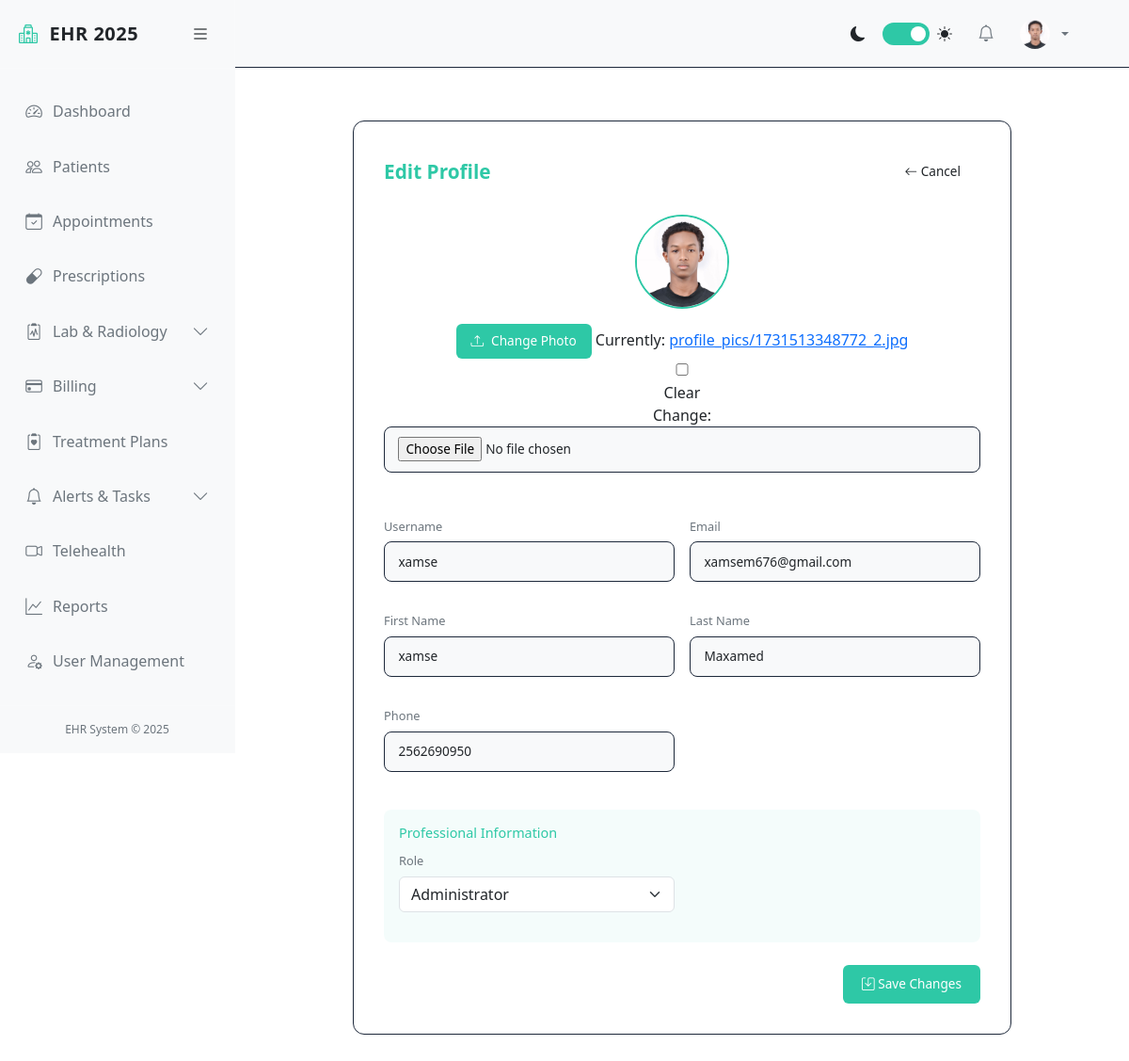
Page /accounts/profile/edit/ (signed in) on the committed database.
### accounts/models.py (models this page shows, shortened)
class User(AbstractUser):
    STATUS_CHOICES = [
        ('ACTIVE', 'Active'),
        ('INACTIVE', 'Inactive'),
        ('ON_LEAVE', 'On Leave'),
    ]
    ROLE_CHOICES = [
        ('ADMIN', 'Administrator'),
        ('DOCTOR', 'Doctor'),
        ('NURSE', 'Nurse'),
        ('STAFF', 'Staff'),
        ('PATIENT', 'Patient'),
    ]
    role = models.CharField(max_length=20, choices=ROLE_CHOICES, default='STAFF')
    phone_number = models.CharField(max_length=20, blank=True)
    license_number = models.CharField(max_length=100, blank=True)
    specialization = models.CharField(max_length=100, blank=True)
    department = models.CharField(max_length=100, blank=True)
    profile_picture = models.ImageField(upload_to='profile_pics/', null=True, blank=True)
    status = models.CharField(max_length=20, choices=STATUS_CHOICES, default='ACTIVE')  # <-- new
    is_verified = models.BooleanField(default=False)

### accounts/views.py (the view, shortened to what this page needs)
# urls.py: path('profile/edit/', views.ProfileUpdateView.as_view(), name='profile_edit'),
class ProfileUpdateView(LoginRequiredMixin, UpdateView):
    model = User
    form_class = UserForm
    template_name = 'accounts/profile_edit.html'
    def get_object(self):
        return self.request.user

### accounts/forms.py
class UserForm(UserChangeForm):
    password = None
    class Meta:
        model = User
        fields = [
            'username', 'email', 'first_name', 'last_name', 'role',
            'phone_number', 'license_number', 'specialization',
            'department', 'profile_picture', 'status', 'is_active',
            'is_staff', 'is_superuser'
        ]
        widgets = {
            'role': forms.Select(attrs={'class': 'form-select'}),
            'status': forms.Select(attrs={'class': 'form-select'}),
            'is_active': forms.CheckboxInput(attrs={'class': 'form-check-input'}),
            'is_staff': forms.CheckboxInput(attrs={'class': 'form-check-input'}),
            'is_superuser': forms.CheckboxInput(attrs={'class': 'form-check-input'}),
        }
    def __init__(self, *args, **kwargs):
        super().__init__(*args, **kwargs)
        self.fields['email'].required = True
        self.fields['first_name'].required = True
        self.fields['last_name'].required = True
        self.fields['role'].required = True

### ehr/templates/accounts/profile_edit.html (shortened to what this page needs)
{% extends 'ehr/base.html' %}
{% block content %}
<div class="profile-form">
    <div class="form-header">
        <h2 class="form-title">Edit Profile</h2>
        <a href="{% url 'profile' %}" class="btn btn-outline btn-sm">
            <i class="bi bi-arrow-left"></i> Cancel
        </a>
    </div>
    <form method="post" enctype="multipart/form-data">
        <div class="form-grid">
            <div class="form-group full-width">
                <div class="profile-picture-group">
                    {% if form.instance.profile_picture %}
                    <img src="{{ form.instance.profile_picture.url }}" class="profile-picture-preview" id="profile-picture-preview">
                    {% else %}
                    <div class="profile-picture-preview d-flex align-items-center justify-content-center" style="background-color: var(--bg-secondary);">
                        <i class="bi bi-person" style="font-size: 2.5rem; color: var(--text-secondary);"></i>
                    </div>
                    {% endif %}
                    <div class="profile-picture-upload">
                        <label for="{{ form.profile_picture.id_for_label }}" class="profile-picture-upload-label">
                            <i class="bi bi-upload"></i> Change Photo
                        </label>
                        {{ form.profile_picture }}
                    </div>
                </div>
            </div>
            <div class="form-group">
                <label for="{{ form.username.id_for_label }}" class="form-label">Username</label>
                {{ form.username }}
            </div>
            <div class="form-group">
                <label for="{{ form.email.id_for_label }}" class="form-label">Email</label>
                {{ form.email }}
            </div>
            <div class="form-group">
                <label for="{{ form.first_name.id_for_label }}" class="form-label">First Name</label>
                {{ form.first_name }}
            </div>
            <div class="form-group">
                <label for="{{ form.last_name.id_for_label }}" class="form-label">Last Name</label>
                {{ form.last_name }}
            </div>
            <div class="form-group">
                <label for="{{ form.phone_number.id_for_label }}" class="form-label">Phone</label>
                {{ form.phone_number }}
            </div>
            {% if user.is_staff %}
            <div class="professional-section">
                <h3 class="section-title">Professional Information</h3>
                <div class="form-grid">
                    <div class="form-group">
                        <label for="{{ form.role.id_for_label }}" class="form-label">Role</label>
                        {{ form.role }}
                    </div>
                </div>
            </div>
            {% endif %}
        </div>
        <div class="form-actions">
            <button type="submit" class="btn btn-primary">
                <i class="bi bi-save"></i> Save Changes
            </button>
        </div>
    </form>
</div>
{% endblock %}

### ehr/templates/ehr/base.html (shortened to what this page needs)
<!DOCTYPE html>
<html lang="en">
<head>
    <link href="https://cdn.jsdelivr.net/npm/bootstrap@5.3.0/dist/css/bootstrap.min.css" rel="stylesheet">
    <link rel="stylesheet" href="https://cdn.jsdelivr.net/npm/bootstrap-icons@1.10.0/font/bootstrap-icons.css">
</head>
<body>
    <div class="d-flex">
        <div class="sidebar" id="sidebar">
            <div class="sidebar-header">
                <a href="{% url 'dashboard' %}" class="sidebar-brand">
                    <i class="bi bi-hospital sidebar-brand-icon"></i>
                    <span id="sidebar-title">EHR 2025</span>
                </a>
                <button class="toggle-btn" id="toggle-sidebar">
                    <i class="bi bi-list"></i>
                </button>
            </div>
            <div class="px-2 py-3" style="height: calc(100% - 120px); overflow-y: auto;">
                <ul class="nav flex-column">
                    <li class="nav-item">
                        <a class="nav-link {% if request.resolver_match.url_name == 'dashboard' %}active{% endif %}"
                            href="{% url 'dashboard' %}">
                            <i class="bi bi-speedometer2"></i>
                            <span class="nav-link-text ms-2">Dashboard</span>
                        </a>
                    </li>
                    <li class="nav-item">
                        <a class="nav-link {% if 'patient' in request.resolver_match.url_name %}active{% endif %}"
                            href="{% url 'patient_list' %}">
                            <i class="bi bi-people"></i>
                            <span class="nav-link-text ms-2">Patients</span>
                        </a>
                    </li>
                    <li class="nav-item">
                        <a class="nav-link {% if 'appointment' in request.resolver_match.url_name %}active{% endif %}"
                            href="{% url 'appointment_list' %}">
                            <i class="bi bi-calendar-check"></i>
                            <span class="nav-link-text ms-2">Appointments</span>
                        </a>
                    </li>
                    <li class="nav-item">
                        <a class="nav-link {% if 'prescription' in request.resolver_match.url_name %}active{% endif %}"
                            href="{% url 'prescription_list' %}">
                            <i class="bi bi-capsule"></i>
                            <span class="nav-link-text ms-2">Prescriptions</span>
                        </a>
                    </li>
                    <li class="nav-item">
                        <a class="nav-link {% if 'lab_test' in request.resolver_match.url_name or 'imaging_study' in request.resolver_match.url_name %}active{% endif %}"
                            data-bs-toggle="collapse" href="#labRadCollapse">
                            <i class="bi bi-clipboard2-pulse"></i>
                            <span class="nav-link-text ms-2">Lab & Radiology</span>
                            <i class="bi bi-chevron-down collapse-icon ms-auto"></i>
                        </a>
                    </li>
                    <li class="nav-item">
                        <a class="nav-link {% if 'billing' in request.resolver_match.url_name or 'insurance' in request.resolver_match.url_name %}active{% endif %}"
                            data-bs-toggle="collapse" href="#billingCollapse">
                            <i class="bi bi-credit-card"></i>
                            <span class="nav-link-text ms-2">Billing</span>
                            <i class="bi bi-chevron-down collapse-icon ms-auto"></i>
                        </a>
                    </li>
                    <li class="nav-item">
                        <a class="nav-link {% if 'treatment_plan' in request.resolver_match.url_name %}active{% endif %}"
                            href="{% url 'treatment_plan_list' %}">
                            <i class="bi bi-clipboard2-heart"></i>
                            <span class="nav-link-text ms-2">Treatment Plans</span>
                        </a>
                    </li>
                    <li class="nav-item">
                        <a class="nav-link {% if 'alert' in request.resolver_match.url_name or 'task' in request.resolver_match.url_name %}active{% endif %}"
                            data-bs-toggle="collapse" href="#alertsTasksCollapse">
                            <i class="bi bi-bell"></i>
                            <span class="nav-link-text ms-2">Alerts & Tasks</span>
                            <i class="bi bi-chevron-down collapse-icon ms-auto"></i>
                        </a>
                    </li>
                    <li class="nav-item">
                        <a class="nav-link {% if 'telehealth' in request.resolver_match.url_name %}active{% endif %}"
                            href="{% url 'telehealth_session_list' %}">
                            <i class="bi bi-camera-video"></i>
                            <span class="nav-link-text ms-2">Telehealth</span>
                        </a>
                    </li>
                    <li class="nav-item">
                        <a class="nav-link {% if 'report' in request.resolver_match.url_name %}active{% endif %}"
                            href="{% url 'report_list' %}">
                            <i class="bi bi-graph-up"></i>
                            <span class="nav-link-text ms-2">Reports</span>
                        </a>
                    </li>
                    {% if user.is_authenticated and user.role == 'ADMIN' %}
                    <li class="nav-item">
                        <a class="nav-link {% if 'user' in request.resolver_match.url_name %}active{% endif %}"
                            href="{% url 'user_list' %}">
                            <i class="bi bi-person-gear"></i>
                            <span class="nav-link-text ms-2">User Management</span>
                        </a>
                    </li>
                    {% endif %}
                </ul>
            </div>
            <div class="sidebar-footer">
                EHR System &copy; 2025
            </div>
        </div>
        <div class="main-content flex-grow-1" id="main-content">
            <nav class="navbar navbar-expand-lg navbar-light bg-light border-bottom">
                <div class="container-fluid">
                    <div class="collapse navbar-collapse" id="navbarSupportedContent">
                        <ul class="navbar-nav ms-auto align-items-center">
                            <li class="nav-item me-3">
                                <div class="d-flex align-items-center">
                                    <i class="bi bi-moon-fill me-2"></i>
                                    <label class="theme-switch">
                                        <span class="slider"></span>
                                    </label>
                                    <i class="bi bi-sun-fill ms-2"></i>
                                </div>
                            </li>
                            <li class="nav-item dropdown me-2">
                                <a class="nav-link position-relative" href="#" id="notificationsDropdown" role="button"
                                    data-bs-toggle="dropdown">
                                    <i class="bi bi-bell"></i>
                                </a>
                            </li>
                            <li class="nav-item dropdown">
                                <a class="nav-link dropdown-toggle d-flex align-items-center" href="#" id="userDropdown"
                                    role="button" data-bs-toggle="dropdown">
                                    {% if user.profile_picture %}
                                    <img src="{{ user.profile_picture.url }}" class="rounded-circle me-2" width="32"
                                        height="32" alt="Profile">
                                    {% else %}
                                    <i class="bi bi-person-circle me-2"></i>
                                    {% endif %}
                                </a>
                                    </li>
                                </ul>
                    </div>
                </div>
            </nav>
            <div class="container-fluid py-4">
                {% block content %}{% endblock %}
            </div>
        </div>
    </div>
</body>
</html>

### ehr/templates/ehr/base.html (style rules this page uses)
:root { --bg-primary: #030817; --bg-secondary: #0b1120; --accent-color: #2ec8a6; --text-primary: #f8fafc; --text-secondary: #94a3b8; --sidebar-width: 250px; --navbar-height: 72px; --sidebar-collapsed-width: 80px; }
body { background-color: var(--bg-primary); color: var(--text-primary); font-family: 'Segoe UI', system-ui, -apple-system, sans-serif; }
.sidebar { height: 100vh; position: fixed; width: var(--sidebar-width); background-color: var(--bg-secondary); border-right: 1px solid rgba(255, 255, 255, 0.1); transition: all 0.3s cubic-bezier(0.4, 0, 0.2, 1); z-index: 1000; }
.main-content { margin-left: var(--sidebar-width); transition: all 0.3s cubic-bezier(0.4, 0, 0.2, 1); padding-top: var(--navbar-height); }
.nav-link { color: var(--text-secondary); border-radius: 0.375rem; margin: 0.25rem 0; padding: 0.75rem 1rem; transition: all 0.2s ease; position: relative; display: flex; align-items: center; }
.sidebar-header { padding: 1.25rem; border-bottom: 1px solid rgba(255, 255, 255, 0.1); display: flex; align-items: center; justify-content: space-between; }
.toggle-btn { border: none; background: none; font-size: 1.25rem; cursor: pointer; color: var(--text-primary); transition: all 0.2s ease; }
.navbar { background-color: var(--bg-secondary) !important; border-bottom: 1px solid var(--border-color) !important; padding: 0.75rem 1.5rem; position: fixed; top: 0; right: 0; left: var(--sidebar-width); z-index: 1000; height: var(--navbar-height); transition: all 0.3s cubic-bezier(0.4, 0, 0.2, 1); }
.container-fluid { padding: 2rem; }
.collapse-icon { transition: transform 0.2s ease; }
.theme-switch { display: inline-block; position: relative; width: 50px; height: 24px; margin-left: 10px; }
.slider { position: absolute; cursor: pointer; top: 0; left: 0; right: 0; bottom: 0; background-color: #334155; transition: .4s; border-radius: 24px; }
.slider:before { position: absolute; content: ""; height: 16px; width: 16px; left: 4px; bottom: 4px; background-color: white; transition: .4s; border-radius: 50%; }
input:checked+.slider { background-color: var(--accent-color); }
input:checked+.slider:before { transform: translateX(26px); }
.nav-item { position: relative; }
.nav-link i { min-width: 24px; text-align: center; font-size: 1.1rem; }
.sidebar-brand { font-weight: 700; font-size: 1.25rem; letter-spacing: 0.5px; color: var(--text-primary); text-decoration: none; display: flex; align-items: center; }
.sidebar-brand-icon { margin-right: 0.75rem; color: var(--accent-color); }
.sidebar-footer { position: absolute; bottom: 0; width: 100%; padding: 1rem; border-top: 1px solid rgba(255, 255, 255, 0.1); text-align: center; font-size: 0.75rem; color: var(--text-secondary); }

### rows in the picture
User: profile_picture (picture), instance.profile_picture (picture), username "xamse", email "xamsem676@gmail.com", first_name "xamse", last_name "Maxamed", phone_number "2562690950", role "Administrator"
